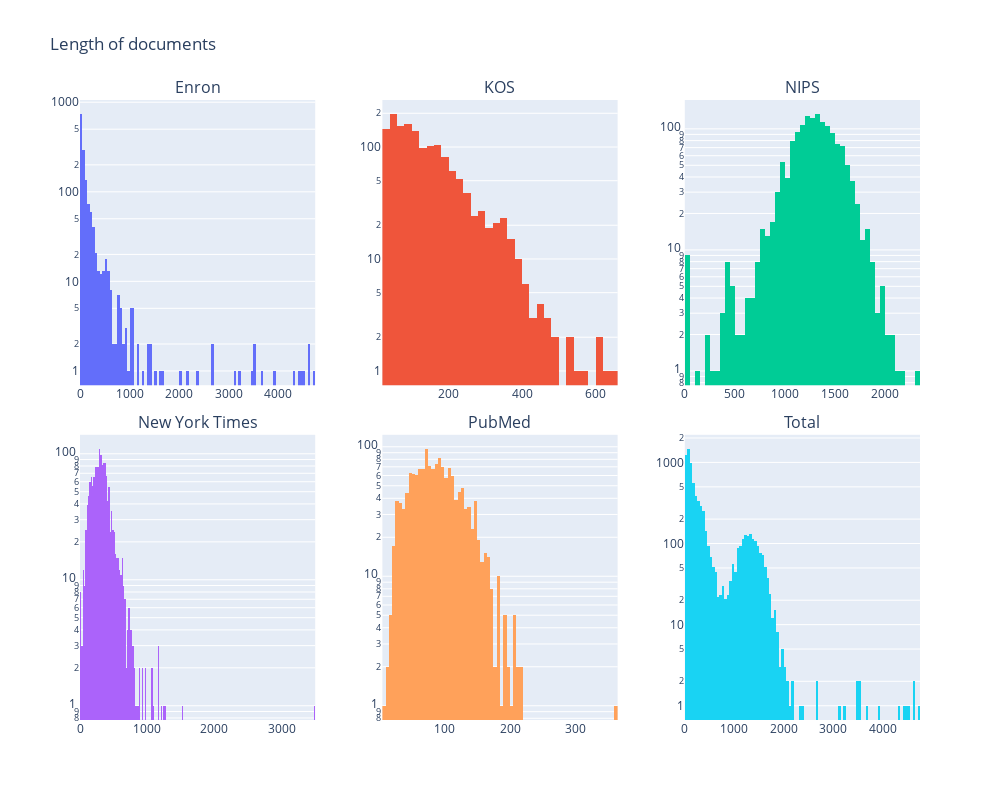

The notebook cell this image was saved under:
### Markdown cell above
### Długości dokumnetów

### Code cell
from plotly.subplots import make_subplots
import plotly.graph_objects as go

fig = make_subplots(rows=2, cols=3,
                   subplot_titles=("Enron", "KOS", "NIPS", "New York Times", "PubMed", "Total"),
                   vertical_spacing = 0.08, horizontal_spacing = 0.08)

fig.add_trace(
    go.Histogram(x = np.apply_along_axis(sum, axis = 1, arr = bow[enron_indexes])),
    row=1, col=1
)

fig.add_trace(
    go.Histogram(x = np.apply_along_axis(sum, axis = 1, arr = bow[kos_indexes])),
    row=1, col=2
)

fig.add_trace(
    go.Histogram(x = np.apply_along_axis(sum, axis = 1, arr = bow[nips_indexes])),
    row=1, col=3
)

fig.add_trace(
    go.Histogram(x = np.apply_along_axis(sum, axis = 1, arr = bow[nytimes_indexes])),
    row=2, col=1
)

fig.add_trace(
    go.Histogram(x = np.apply_along_axis(sum, axis = 1, arr = bow[pubmed_indexes])),
    row=2, col=2
)

fig.add_trace(
    go.Histogram(x = np.apply_along_axis(sum, axis = 1, arr = bow)),
    row=2, col=3
)

fig.update_yaxes(type="log")

fig.update_layout(height=800, width=1000, title_text="Length of documents", showlegend=False)
fig.show()

### Figure 1 — Plotly figure (JSON) as saved in the notebook; plotly's stock layout.template omitted (floating-point values rounded to 4 significant figures; data arrays with more than 128 entries replaced by an {"elided": "..."} marker saying what was removed)
{"data": [{"type": "histogram", "x": {"elided": "1500 int values"}, "xaxis": "x", "yaxis": "y"}, {"type": "histogram", "x": {"elided": "1500 int values"}, "xaxis": "x2", "yaxis": "y2"}, {"type": "histogram", "x": {"elided": "1500 int values"}, "xaxis": "x3", "yaxis": "y3"}, {"type": "histogram", "x": {"elided": "1500 int values"}, "xaxis": "x4", "yaxis": "y4"}, {"type": "histogram", "x": {"elided": "1500 int values"}, "xaxis": "x5", "yaxis": "y5"}, {"type": "histogram", "x": {"elided": "7500 int values"}, "xaxis": "x6", "yaxis": "y6"}], "layout": {"annotations": [{"font": {"size": 16}, "showarrow": false, "text": "Enron", "x": 0.14, "xanchor": "center", "xref": "paper", "y": 1, "yanchor": "bottom", "yref": "paper"}, {"font": {"size": 16}, "showarrow": false, "text": "KOS", "x": 0.5, "xanchor": "center", "xref": "paper", "y": 1, "yanchor": "bottom", "yref": "paper"}, {"font": {"size": 16}, "showarrow": false, "text": "NIPS", "x": 0.86, "xanchor": "center", "xref": "paper", "y": 1, "yanchor": "bottom", "yref": "paper"}, {"font": {"size": 16}, "showarrow": false, "text": "New York Times", "x": 0.14, "xanchor": "center", "xref": "paper", "y": 0.46, "yanchor": "bottom", "yref": "paper"}, {"font": {"size": 16}, "showarrow": false, "text": "PubMed", "x": 0.5, "xanchor": "center", "xref": "paper", "y": 0.46, "yanchor": "bottom", "yref": "paper"}, {"font": {"size": 16}, "showarrow": false, "text": "Total", "x": 0.86, "xanchor": "center", "xref": "paper", "y": 0.46, "yanchor": "bottom", "yref": "paper"}], "height": 800, "showlegend": false, "title": {"text": "Length of documents"}, "width": 1000, "xaxis": {"anchor": "y", "domain": [0, 0.28]}, "xaxis2": {"anchor": "y2", "domain": [0.36, 0.64]}, "xaxis3": {"anchor": "y3", "domain": [0.72, 1]}, "xaxis4": {"anchor": "y4", "domain": [0, 0.28]}, "xaxis5": {"anchor": "y5", "domain": [0.36, 0.64]}, "xaxis6": {"anchor": "y6", "domain": [0.72, 1]}, "yaxis": {"anchor": "x", "domain": [0.54, 1], "type": "log"}, "yaxis2": {"anchor": "x2", "domain": [0.54, 1], "type": "log"}, "yaxis3": {"anchor": "x3", "domain": [0.54, 1], "type": "log"}, "yaxis4": {"anchor": "x4", "domain": [0, 0.46], "type": "log"}, "yaxis5": {"anchor": "x5", "domain": [0, 0.46], "type": "log"}, "yaxis6": {"anchor": "x6", "domain": [0, 0.46], "type": "log"}}}
